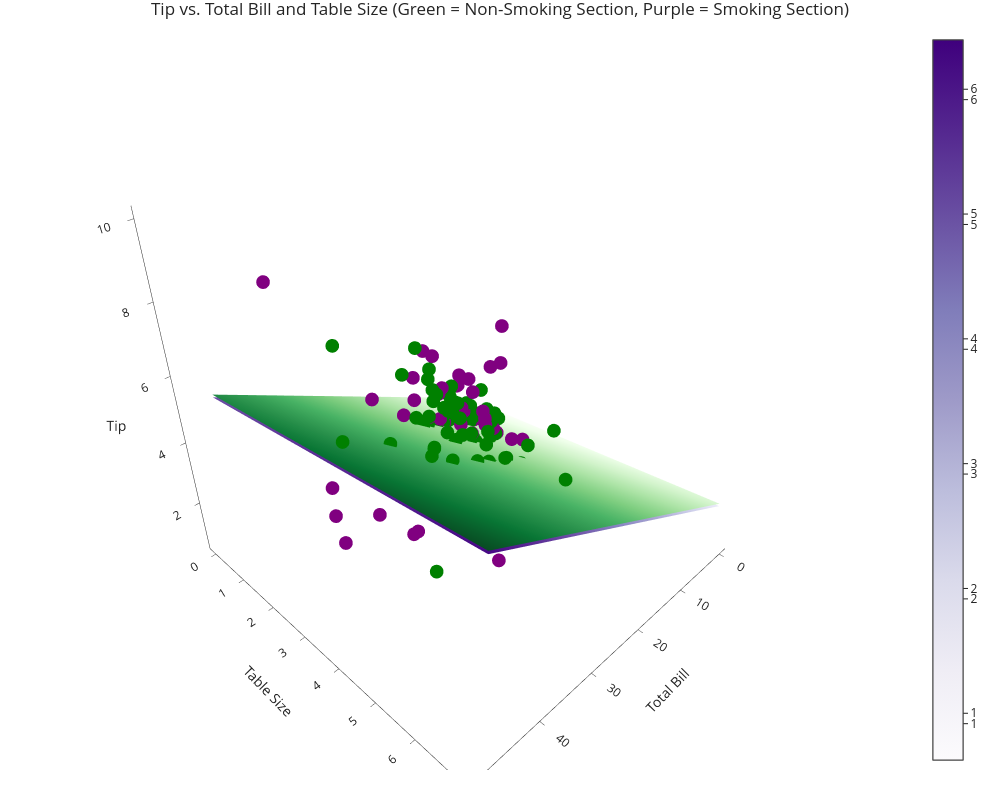

The notebook cell this image was saved under:
### Markdown cell above
Note that the two planes are very close to one another – you'll have to zoom in to see the difference.

### Code cell
# pio.renderers.default = 'plotly_mimetype+notebook' # If it doesn't render, try uncommenting this.

XX, YY = np.mgrid[0:50:2, 0:8:1]
Z_0 = model_three.intercept_ + model_three.coef_[0] * XX + model_three.coef_[1] * YY + model_three.coef_[2] * 0
Z_1 = model_three.intercept_ + model_three.coef_[0] * XX + model_three.coef_[1] * YY + model_three.coef_[2] * 1
plane_0 = go.Surface(x=XX, y=YY, z=Z_0, colorscale='Greens')
plane_1 = go.Surface(x=XX, y=YY, z=Z_1, colorscale='Purples')

fig = go.Figure(data=[plane_0, plane_1])

tips_0 = tips[tips['smoker'] == 'No']
tips_1 = tips[tips['smoker'] == 'Yes']

fig.add_trace(go.Scatter3d(x=tips_0['total_bill'], 
                           y=tips_0['size'], 
                           z=tips_0['tip'], mode='markers', marker = {'color': 'green'}))

fig.add_trace(go.Scatter3d(x=tips_1['total_bill'], 
                           y=tips_1['size'], 
                           z=tips_1['tip'], mode='markers', marker = {'color': 'purple'}))

fig.update_layout(scene = dict(
    xaxis_title='Total Bill',
    yaxis_title='Table Size',
    zaxis_title='Tip'),
  title='Tip vs. Total Bill and Table Size (Green = Non-Smoking Section, Purple = Smoking Section)',
    width=1000, height=800,
    showlegend=False)

### Figure 1 — Plotly figure (JSON) as saved in the notebook; plotly's stock layout.template omitted (floating-point values rounded to 4 significant figures; data arrays with more than 128 entries replaced by an {"elided": "..."} marker saying what was removed)
{"data": [{"colorscale": [[0, "rgb(247,252,245)"], [0.125, "rgb(229,245,224)"], [0.25, "rgb(199,233,192)"], [0.375, "rgb(161,217,155)"], [0.5, "rgb(116,196,118)"], [0.625, "rgb(65,171,93)"], [0.75, "rgb(35,139,69)"], [0.875, "rgb(0,109,44)"], [1, "rgb(0,68,27)"]], "type": "surface", "x": {"elided": "25x8 int values"}, "y": {"elided": "25x8 int values"}, "z": {"elided": "25x8 float values"}}, {"colorscale": [[0, "rgb(252,251,253)"], [0.125, "rgb(239,237,245)"], [0.25, "rgb(218,218,235)"], [0.375, "rgb(188,189,220)"], [0.5, "rgb(158,154,200)"], [0.625, "rgb(128,125,186)"], [0.75, "rgb(106,81,163)"], [0.875, "rgb(84,39,143)"], [1, "rgb(63,0,125)"]], "type": "surface", "x": {"elided": "25x8 int values"}, "y": {"elided": "25x8 int values"}, "z": {"elided": "25x8 float values"}}, {"marker": {"color": "green"}, "mode": "markers", "type": "scatter3d", "x": {"elided": "151 float values"}, "y": {"elided": "151 int values"}, "z": {"elided": "151 float values"}}, {"marker": {"color": "purple"}, "mode": "markers", "type": "scatter3d", "x": [3.07, 26.59, 7.74, 11.24, 20.9, 14.48, 12.16, 10.09, 25.21, 50.81, 22.67, 23.33, 27.18, 30.14, 16.32, 23.17, 20.49, 25.28, 30.06, 13, 11.02, 13.42, 15.01, 28.97, 16.27, 40.55, 32.83, 12.6, 10.63, 16.58, 7.25, 17.51, 31.85, 17.89, 40.17, 44.3, 13.42, 38.01, 12.76, 16.82, 34.63, 45.35, 18.71, 43.11, 28.17, 10.34, 21.01, 12.03, 15.36, 16, 8.58, 10.59, 19.81, 13.51, 24.01, 28.15, 22.42, 13, 15.69, 15.53, 25.89, 23.1, 30.46, 16.47, 5.75, 34.65, 15.81, 32.68, 15.48, 11.35, 24.27, 18.15, 22.12, 12.74, 14.31, 19.44, 17.92, 38.73, 15.69, 32.9, 13.27, 20.29, 13.81, 18.29, 27.28, 11.59, 12.9, 15.38, 9.6, 20.53, 28.44, 16.4, 26.86], "y": [1, 3, 2, 2, 3, 2, 2, 2, 2, 3, 2, 2, 2, 4, 2, 4, 2, 2, 3, 2, 2, 2, 2, 2, 2, 2, 2, 2, 2, 2, 2, 2, 2, 2, 4, 3, 2, 4, 2, 2, 2, 3, 3, 4, 3, 2, 2, 2, 2, 2, 1, 2, 2, 2, 4, 5, 2, 2, 2, 2, 4, 3, 5, 3, 2, 4, 2, 2, 2, 2, 2, 3, 2, 2, 2, 2, 2, 4, 3, 2, 2, 2, 2, 4, 2, 2, 2, 2, 2, 4, 2, 2, 2], "z": [1, 3.41, 1.44, 1.76, 3.5, 2, 2.2, 2, 4.29, 10, 2, 5.65, 2, 3.09, 4.3, 6.5, 4.06, 5, 2, 2, 1.98, 1.58, 2.09, 3, 2.5, 3, 1.17, 1, 2, 4, 5.15, 3, 3.18, 2, 4.73, 2.5, 3.48, 3, 2.23, 4, 3.55, 3.5, 4, 5, 6.5, 2, 3, 1.5, 1.64, 2, 1.92, 1.61, 4.19, 2, 2, 3, 3.48, 2, 1.5, 3, 5.16, 4, 2, 3.23, 1, 3.68, 3.16, 5, 2.02, 2.5, 2.03, 3.5, 2.88, 2.01, 4, 3, 3.08, 3, 3, 3.11, 2.5, 3.21, 2, 3.76, 4, 1.5, 1.1, 3, 4, 4, 2.56, 2.5, 3.14]}], "layout": {"height": 800, "scene": {"xaxis": {"title": {"text": "Total Bill"}}, "yaxis": {"title": {"text": "Table Size"}}, "zaxis": {"title": {"text": "Tip"}}}, "showlegend": false, "title": {"text": "Tip vs. Total Bill and Table Size (Green = Non-Smoking Section, Purple = Smoking Section)"}, "width": 1000}}
